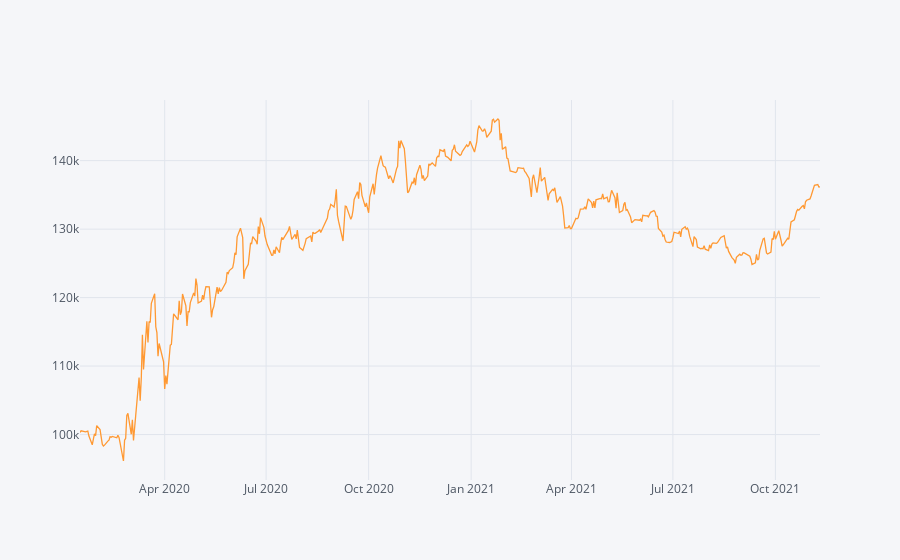

Notebook code for this chart:
### Code cell
#Todo:
r_df = results['result_df']

# Calculate the Absolute Return of our trend-following trading strategy
absolute_return_tf = (r_df['account_val'].iloc[-1]-starting_capital)/starting_capital

# Calculate the CAGR or our trend-following trading strategy
CAGR_tf = ((r_df['account_val'].iloc[-1]/starting_capital)**(252/len(df)))-1
#or
CAGR_tf = ((r_df['account_val'].iloc[-1]/starting_capital)**(365/(df.index[-1] - df.index[0]).days))-1


# Calculate the IR (Sharpe without RF-rate) of our trend-following trading strategy
information_ratio_tf = (r_df.account_val.pct_change().mean()/r_df.account_val.pct_change().std())*((252) **0.5)

#Plot the equity curve (hint: use 'account_val')
r_df.account_val.iplot()
#or
r_df.account_val.plot()

### Figure 1 — Plotly figure (JSON) as saved in the notebook; plotly's stock layout.template omitted (floating-point values rounded to 4 significant figures; data arrays with more than 128 entries replaced by an {"elided": "..."} marker saying what was removed)
{"data": [{"line": {"color": "rgba(255, 153, 51, 1.0)", "dash": "solid", "shape": "linear", "width": 1.3}, "mode": "lines", "name": "account_val", "text": "", "type": "scatter", "x": {"elided": "460 str values"}, "y": {"elided": "460 float values"}}], "layout": {"legend": {"bgcolor": "#F5F6F9", "font": {"color": "#4D5663"}}, "paper_bgcolor": "#F5F6F9", "plot_bgcolor": "#F5F6F9", "title": {"font": {"color": "#4D5663"}}, "xaxis": {"gridcolor": "#E1E5ED", "showgrid": true, "tickfont": {"color": "#4D5663"}, "title": {"font": {"color": "#4D5663"}, "text": ""}, "zerolinecolor": "#E1E5ED"}, "yaxis": {"gridcolor": "#E1E5ED", "showgrid": true, "tickfont": {"color": "#4D5663"}, "title": {"font": {"color": "#4D5663"}, "text": ""}, "zerolinecolor": "#E1E5ED"}}}
